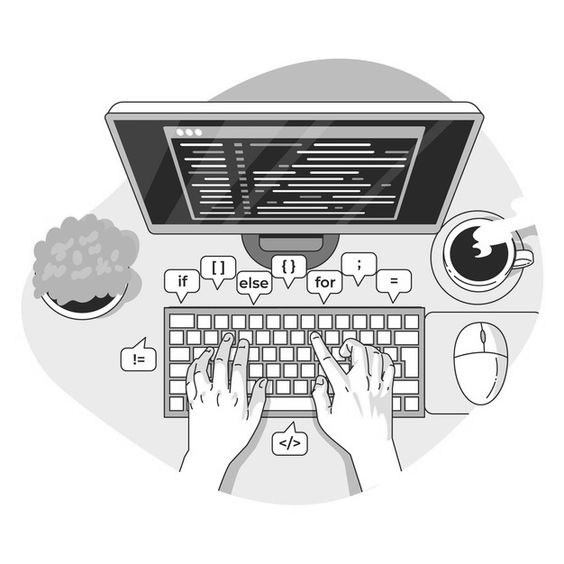
#> input picture opencv_udemy/resim1.jpg, 564 x 564 px, found by its file name
$ python aspect_ratio.py
#> lines starting #> are read from the running program, lines starting #| are printed output that depends on the picture
#> further down, img is the input picture: shape (564, 564, 3); min 0, max 255, mean 216.6
import cv2

def resizewithAspectRation(img, width = None, height = None, inter = cv2.INTER_AREA):

#> called with height = 600, inter = 3
    dimension = None
    (h,w) = img.shape[:2]
#> h = 564; w = 564

    if width is None and height is None:
        return img

    if width is None:
        r = height / float(h)
#> r = 1.06
        dimension = (int(w*r), height)
#> dimension = (600, 600)

    else:

        r = width / float(w)
        dimension = (width, int(h*r))

    return cv2.resize(img, dimension, interpolation = inter)
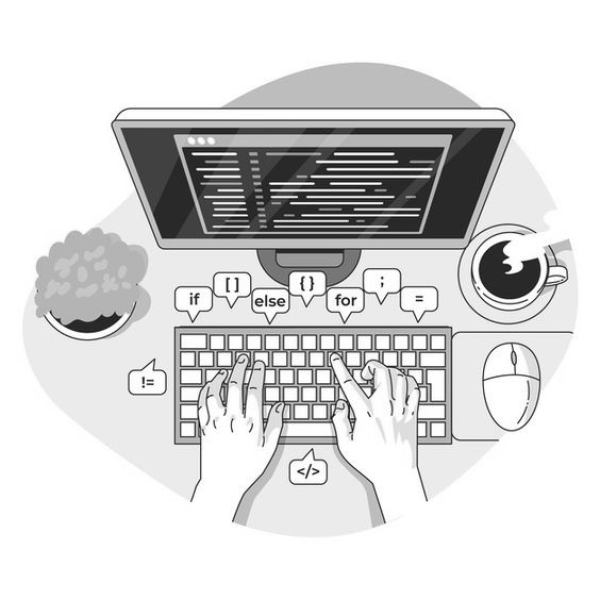
#> returned value: shape (600, 600, 3); min 9, max 255, mean 216.5

img = cv2.imread("resim1.jpg")
img1 = resizewithAspectRation(img, width = None, height = 600, inter = cv2.INTER_AREA)

cv2.imshow("Original", img)
cv2.imshow("Resized", img1)

cv2.waitKey(0)
cv2.destroyAllWindows()
